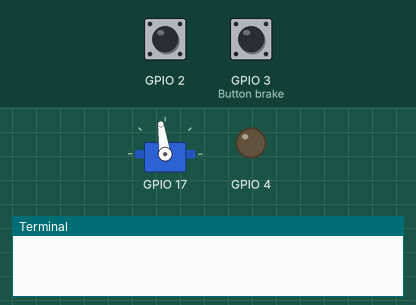
Recording of a program running on a simulated Raspberry Pi (BCM pin numbers). On the bench: servo, output pins drawn as LEDs (lit = HIGH), the last lines printed to the terminal. The test bench sets the inputs (shaded band); at power-on: GPIO 2 HIGH, GPIO 3 (Button brake) HIGH. Servo angles are drawn from the pulse width (0.5 ms = 0°, 2.5 ms = 180°).

Above: at 1.2 s.
1.3 s: GPIO 2 pulled LOW for 3.2 s
At 5.1 s:
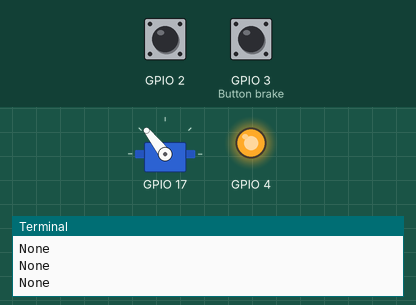
6.0 s: GPIO 2 pulled LOW for 0.15 s
At 6.7 s:
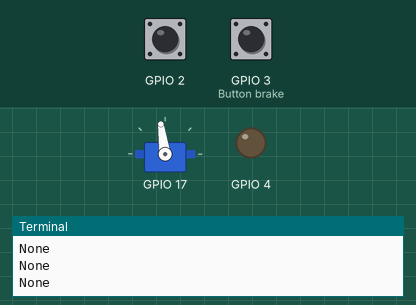
7.6 s: GPIO 2 pulled LOW for 1 s
At 8.1 s:
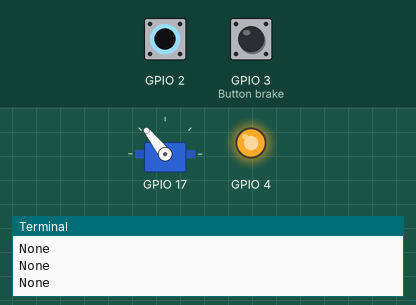
Timing chart, 0 to 10.6 s (numbered marks = the images above; inputs shaded):
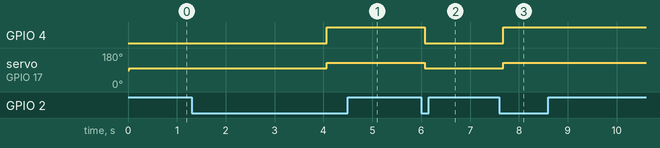

Measured:
- after the input at 1.3 s, GPIO 4: LOW → HIGH after 2.8 s; servo on GPIO 17: 98° → 128° after 2.8 s
- after the input at 6.0 s, GPIO 4: HIGH → LOW after 0.07 s; servo on GPIO 17: 128° → 98° after 0.07 s
- after the input at 7.6 s, GPIO 4: LOW → HIGH after 0.08 s; servo on GPIO 17: 98° → 128° after 0.08 s

The program:

drsServo.py
```python
from gpiozero import Button, LED, AngularServo
import time

class RpiButton(Button):
    """
    remake om de `isClicked` functie toe te voegen
    """
    def __init__(self, pin=None, pull_up=True, active_state=None, bounce_time=None, hold_time=1, hold_repeat=False, pin_factory=None):
        super().__init__(pin, pull_up, active_state, bounce_time, hold_time, hold_repeat, pin_factory)
        self.alreadyClicked = False

    def isClicked(self):
        if self.is_active:
            if not self.alreadyClicked:
                self.alreadyClicked = True
                return True
        else:
            self.alreadyClicked = False
        return False


class DRScore:
    def __init__(self, servoPin: int, drsPin: int, brake: Button, indicationLedPin: int) -> None:
        self.servo = AngularServo(servoPin)
        self.servo.angle = 15
        self.servo.detach()
        self.drsButton = RpiButton(drsPin)
        self.brakeButton = brake
        self.indicationLed = LED(indicationLedPin)

        self.drsStatus = False

    def _setStatusByButton(self):
        if self.drsButton.isClicked():
            self.drsStatus = not self.drsStatus
            if self.drsStatus:
                self._openDrs()
            else:
                self._closeDrs()

    def _setStatusByBrake(self):
        if self.brakeButton.is_active:
            self.drsStatus = False
            self._closeDrs()

    def _openDrs(self):
        self.servo.angle = 75


    def _closeDrs(self):
        self.servo.angle = 15

    def updateIndicationLed(self):
        if self.drsStatus:
            self.indicationLed.on()
        else:
            self.indicationLed.off()

    def DRScontrol(self):
        self._setStatusByButton()
        self._setStatusByBrake()
        self.updateIndicationLed()
        print(self.servo.value)
        time.sleep(0.1)
        self.servo.detach()

class DRS(DRScore):
    def __init__(self, servoPin: int, drsPin: int, brake: Button, indicationLedPin: int) -> None:
        super().__init__(servoPin, drsPin, brake, indicationLedPin)
        self.active = False
        self.deActivating = False

        self.REQUIRED_ACTIVATION_TIME = 1.765
        self.REQUIRED_DEACTIVATION_TIME = 1.876

    def DRScontrol(self):
        if self.active:
            super().DRScontrol()
            self.deActivationSequence()
        else:
            self.activationSequence()

    def activationSequence(self):
        if self.drsButton.is_held and not self.deActivating:
            if self.drsButton.held_time > self.REQUIRED_ACTIVATION_TIME:
                self.active = True
        if not self.drsButton.is_held:
            self.deActivating = False

    def deActivationSequence(self):
        if self.drsButton.is_held and self.deActivating:
            if self.drsButton.held_time > self.REQUIRED_DEACTIVATION_TIME:
                self.active = False
                self._closeDrs()
                time.sleep(0.1)
                exit()
        if not self.drsButton.is_held:
            self.deActivating = True


brake = Button(3)
drsSystem = DRS(17, 2, brake, 4)

while True:
    drsSystem.DRScontrol()
```
